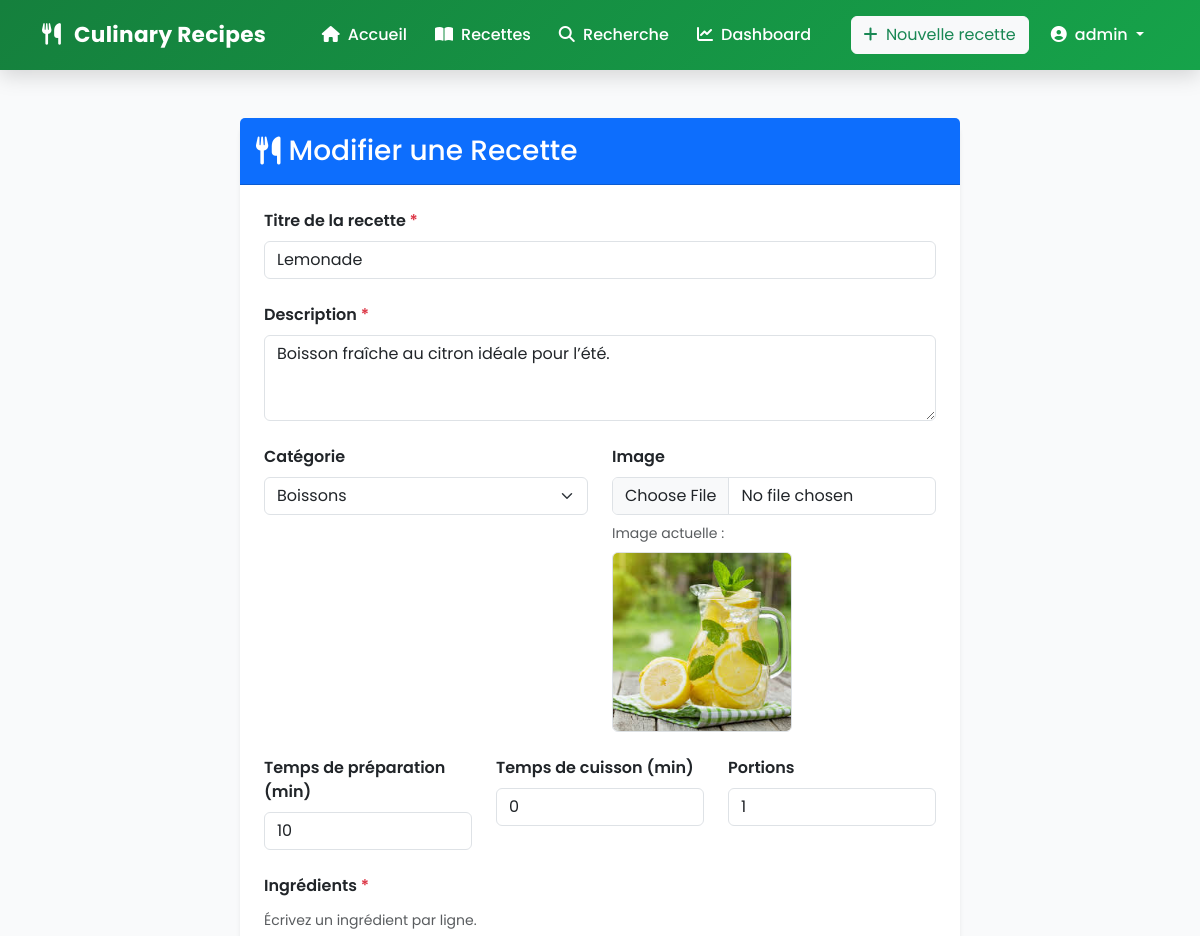
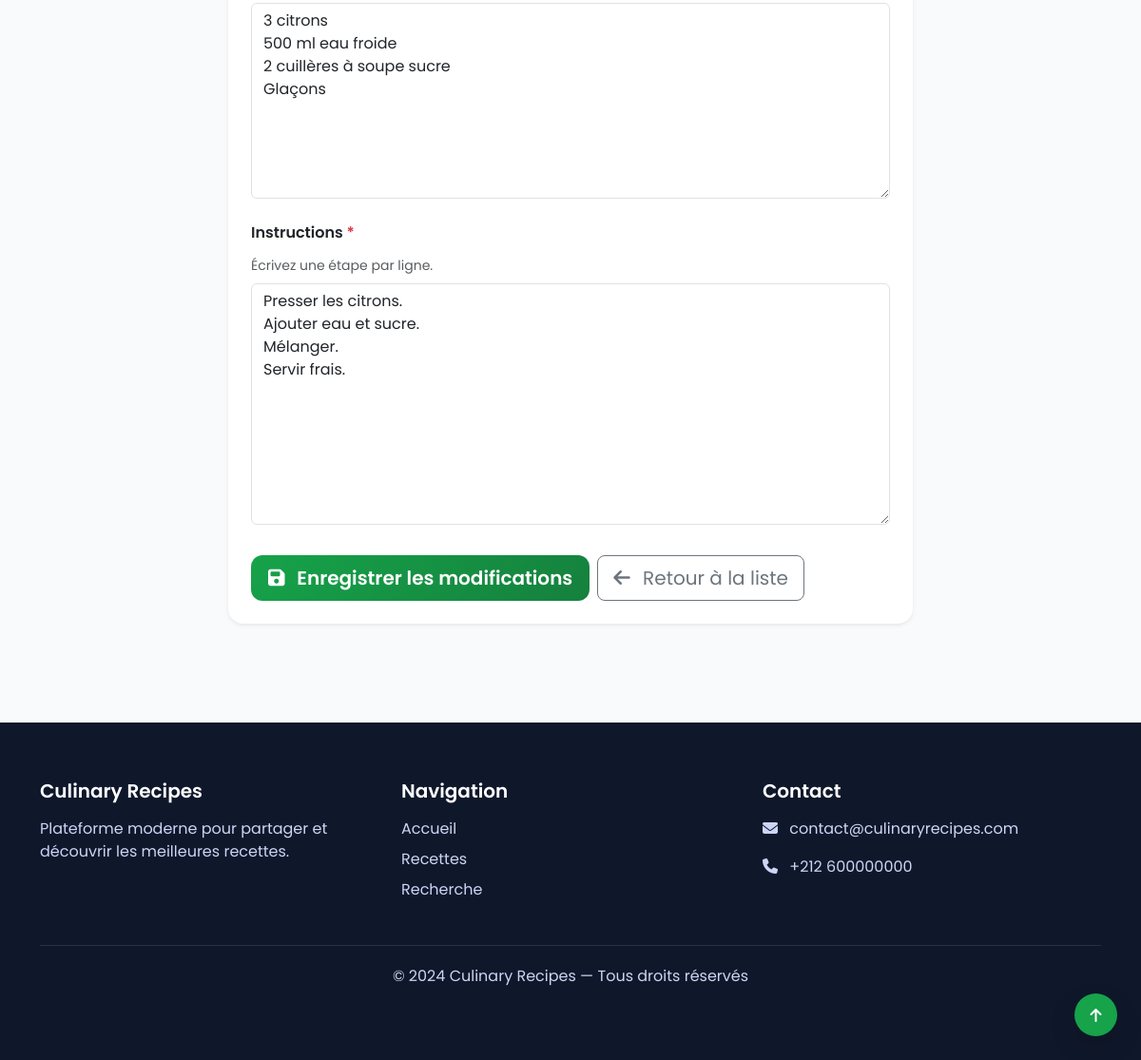
The app's page /recettes/lemonade/modifier/ (signed in) with its own data (2 pictures, top to bottom).
### recipes/models.py (models this page shows, shortened)
class Recipe(models.Model):
    title = models.CharField(max_length=200, verbose_name='Titre de la recette')
    slug = models.SlugField(max_length=200, unique=True, verbose_name='Slug URL')
    author = models.ForeignKey(
        User,
        on_delete=models.CASCADE,
        related_name='recipes',
        verbose_name='Auteur'
    )
    category = models.ForeignKey(
        Category,
        on_delete=models.SET_NULL,
        null=True,
        related_name='recipes',
        verbose_name='Catégorie'
    )
    description = models.TextField(verbose_name='Description courte')
    ingredients = models.TextField(verbose_name='Ingrédients')
    instructions = models.TextField(verbose_name='Instructions de préparation')
    preparation_time = models.PositiveIntegerField(
        default=0,
        verbose_name='Temps de préparation (minutes)'
    )
    cooking_time = models.PositiveIntegerField(
        default=0,
        verbose_name='Temps de cuisson (minutes)'
    )
    servings = models.PositiveIntegerField(
        default=4,
        verbose_name='Nombre de personnes'
    )
    image = models.ImageField(
        upload_to='recipes/',
        blank=True,
        null=True,
        verbose_name='Image de la recette'
    )
    is_published = models.BooleanField(default=True, verbose_name='Publiée')
    created_at = models.DateTimeField(auto_now_add=True, verbose_name='Date de création')
    updated_at = models.DateTimeField(auto_now=True, verbose_name='Date de modification')
    class Meta:
        verbose_name = 'Recette'
        verbose_name_plural = 'Recettes'
        ordering = ('-created_at',)
        indexes = [
            models.Index(fields=['-created_at']),
            models.Index(fields=['slug']),
        ]

### recipes/views.py (the view, shortened to what this page needs)
# urls.py: path('<slug:slug>/modifier/', views.RecipeUpdateView.as_view(), name='recipe_update'),
class RecipeUpdateView(LoginRequiredMixin, UserPassesTestMixin, UpdateView):
    model = Recipe
    form_class = RecipeForm
    template_name = 'recipes/recipe_form.html'
    def test_func(self):
        recipe = self.get_object()
        return self.request.user == recipe.author
    def get_context_data(self, **kwargs):
        context = super().get_context_data(**kwargs)
        context['title'] = 'Modifier la recette'
        return context

### recipes/models.py (called while the page is built)
    def __str__(self):
        return self.name

### templates/recipes/recipe_form.html (shortened to what this page needs)
{% extends 'base.html' %}
{% block content %}
<div class="container py-4">
    <div class="row justify-content-center">
        <div class="col-lg-9 col-xl-8">
            <div class="card shadow-sm border-0">
                <div class="card-header bg-primary text-white py-3">
                    <h3 class="mb-0 d-flex align-items-center">
                        <i class="fas fa-utensils me-2"></i>
                        {% if form.instance.pk %}
                            Modifier une Recette
                        {% else %}
                            Créer une Recette
                        {% endif %}
                    </h3>
                </div>
                <div class="card-body p-4">
                    <form method="POST" enctype="multipart/form-data" novalidate>
                        <div class="mb-4">
                            <label for="{{ form.title.id_for_label }}" class="form-label fw-semibold">
                                Titre de la recette <span class="text-danger">*</span>
                            </label>
                            {{ form.title }}
                        </div>
                        <div class="mb-4">
                            <label for="{{ form.description.id_for_label }}" class="form-label fw-semibold">
                                Description <span class="text-danger">*</span>
                            </label>
                            {{ form.description }}
                        </div>
                        <div class="row">
                            <div class="col-md-6 mb-4">
                                <label for="{{ form.category.id_for_label }}" class="form-label fw-semibold">
                                    Catégorie
                                </label>
                                {{ form.category }}
                            </div>
                            <div class="col-md-6 mb-4">
                                <label for="{{ form.image.id_for_label }}" class="form-label fw-semibold">
                                    Image
                                </label>
                                {{ form.image }}
                                {% if form.instance.image %}
                                    <div class="mt-2">
                                        <small class="text-muted d-block mb-2">Image actuelle :</small>
                                        <img src="{{ form.instance.image.url }}" alt="Image de la recette"
                                             class="img-fluid rounded border"
                                             style="max-height: 180px; object-fit: cover;">
                                    </div>
                                {% endif %}
                            </div>
                        </div>
                        <div class="row">
                            <div class="col-md-4 mb-4">
                                <label for="{{ form.preparation_time.id_for_label }}" class="form-label fw-semibold">
                                    Temps de préparation (min)
                                </label>
                                {{ form.preparation_time }}
                            </div>
                            <div class="col-md-4 mb-4">
                                <label for="{{ form.cooking_time.id_for_label }}" class="form-label fw-semibold">
                                    Temps de cuisson (min)
                                </label>
                                {{ form.cooking_time }}
                            </div>
                            <div class="col-md-4 mb-4">
                                <label for="{{ form.servings.id_for_label }}" class="form-label fw-semibold">
                                    Portions
                                </label>
                                {{ form.servings }}
                            </div>
                        </div>
                        <div class="mb-4">
                            <label for="{{ form.ingredients.id_for_label }}" class="form-label fw-semibold">
                                Ingrédients <span class="text-danger">*</span>
                            </label>
                            <div class="form-text mb-2">Écrivez un ingrédient par ligne.</div>
                            {{ form.ingredients }}
                        </div>
                        <div class="mb-4">
                            <label for="{{ form.instructions.id_for_label }}" class="form-label fw-semibold">
                                Instructions <span class="text-danger">*</span>
                            </label>
                            <div class="form-text mb-2">Écrivez une étape par ligne.</div>
                            {{ form.instructions }}
                        </div>
                        <div class="d-flex flex-column flex-md-row gap-2 pt-2">
                            <button type="submit" class="btn btn-primary btn-lg">
                                <i class="fas fa-save me-2"></i>
                                {% if form.instance.pk %}
                                    Enregistrer les modifications
                                {% else %}
                                    Publier la recette
                                {% endif %}
                            </button>
                            <a href="{% url 'recipes:recipe_list' %}" class="btn btn-outline-secondary btn-lg">
                                <i class="fas fa-arrow-left me-2"></i>
                                Retour à la liste
                            </a>
                        </div>
                    </form>
                </div>
            </div>
        </div>
    </div>
</div>
{% endblock %}

### templates/base.html (shortened to what this page needs)
{% load static %}
<!DOCTYPE html>
<html lang="fr">
<head>
<link href="https://cdn.jsdelivr.net/npm/bootstrap@5.3.0/dist/css/bootstrap.min.css" rel="stylesheet">
<link href="https://cdnjs.cloudflare.com/ajax/libs/font-awesome/6.4.0/css/all.min.css" rel="stylesheet">
</head>
<body>
<nav class="navbar navbar-expand-lg navbar-dark sticky-top">
<div class="container">
<a class="navbar-brand" href="{% url 'home' %}">
<i class="fas fa-utensils me-2"></i>
Culinary Recipes
</a>
<div class="collapse navbar-collapse" id="navbarNav">
<ul class="navbar-nav mx-auto">
<li class="nav-item">
<a class="nav-link" href="{% url 'home' %}">
<i class="fas fa-home me-1"></i>
Accueil
</a>
</li>
<li class="nav-item">
<a class="nav-link" href="{% url 'recipes:recipe_list' %}">
<i class="fas fa-book-open me-1"></i>
Recettes
</a>
</li>
<li class="nav-item">
<a class="nav-link" href="{% url 'recipes:search' %}">
<i class="fas fa-search me-1"></i>
Recherche
</a>
</li>
{% if user.is_authenticated %}
<li class="nav-item">
<a class="nav-link" href="{% url 'dashboard' %}">
<i class="fas fa-chart-line me-1"></i>
Dashboard
</a>
</li>
{% endif %}
</ul>
<div class="d-flex align-items-center gap-2">
{% if user.is_authenticated %}
<a class="btn btn-light text-success"
href="{% url 'recipes:recipe_create' %}">
<i class="fas fa-plus me-1"></i>
Nouvelle recette
</a>
<div class="dropdown">
<a class="nav-link dropdown-toggle"
data-bs-toggle="dropdown">
<i class="fas fa-user-circle me-1"></i>
{{ user.username }}
</a>
</div>
{% endif %}
</div>
</div>
</div>
</nav>
<main class="container my-4 main-content">
{% block content %}{% endblock %}
</main>
<footer>
<div class="container">
<div class="row">
<div class="col-md-4">
<h5>Culinary Recipes</h5>
<p>
Plateforme moderne pour partager
et découvrir les meilleures recettes.
</p>
</div>
<div class="col-md-4">
<h5>Navigation</h5>
<ul>
<li>
<a href="{% url 'home' %}">Accueil</a>
</li>
<li>
<a href="{% url 'recipes:recipe_list' %}">
Recettes
</a>
</li>
<li>
<a href="{% url 'recipes:search' %}">
Recherche
</a>
</li>
</ul>
</div>
<div class="col-md-4">
<h5>Contact</h5>
<p>
<i class="fas fa-envelope me-2"></i>
contact@culinaryrecipes.com
</p>
<p>
<i class="fas fa-phone me-2"></i>
+212 600000000
</p>
</div>
</div>
<div class="footer-bottom">
<p>
© 2024 Culinary Recipes — Tous droits réservés
</p>
</div>
</div>
</footer>
<a href="#" class="back-to-top">
<i class="fas fa-arrow-up"></i>
</a>
</body>
</html>

### templates/base.html (style rules this page uses)
:root { --primary:#16a34a; --primary-dark:#15803d; --secondary:#f59e0b; --text:#1f2937; --muted:#6b7280; --bg:#f9fafb; --white:#ffffff; --footer:#0f172a; --border:#e5e7eb; --radius:16px; --shadow-sm:0 4px 12px rgba(0,0,0,0.06); --shadow-md:0 12px 30px rgba(0,0,0,0.12); }
body { font-family:'Poppins',sans-serif; background:var(--bg); color:var(--text); min-height:100vh; }
a { text-decoration:none; transition:0.25s; }
.navbar { background:linear-gradient(135deg,#15803d,#16a34a); box-shadow:0 6px 20px rgba(0,0,0,0.15); padding:14px 0; }
.navbar-brand { font-weight:700; font-size:1.35rem; letter-spacing:0.3px; }
.nav-link { color:white!important; font-weight:500; border-radius:10px; padding:7px 14px!important; }
.btn-primary { background:linear-gradient(135deg,var(--primary),var(--primary-dark)); border:none; border-radius:12px; padding:8px 18px; font-weight:600; }
.card { border:none; border-radius:var(--radius); box-shadow:var(--shadow-sm); transition:0.3s; }
footer { background:var(--footer); color:white; margin-top:80px; padding:60px 0; }
footer h5 { font-weight:600; margin-bottom:16px; }
footer p { color:#cbd5f5; }
footer a { color:#cbd5f5; transition:0.25s; }
footer ul { padding:0; list-style:none; }
footer li { margin-bottom:8px; }
.footer-bottom { border-top:1px solid rgba(255,255,255,0.1); margin-top:30px; padding-top:20px; text-align:center; color:#94a3b8; }
.back-to-top { position:fixed; bottom:25px; right:25px; width:45px; height:45px; border-radius:50%; background:var(--primary); color:white; display:flex; align-items:center; justify-content:center; box-shadow:var(--shadow-md); }
.main-content { min-height:70vh; }

### records on screen
Recipe: title "Lemonade", description "Boisson fraîche au citron idéale pour l’été.", category "Boissons", instance.image (picture), preparation_time "10", cooking_time "0", servings "1", ingredients "3 citrons 500 ml eau froide 2 cuillères à soupe sucre Glaçons", instructions "Presser les citrons. Ajouter eau et sucre. Mélanger. Servir frais."

### other values on screen
{{ user.username }} "admin"
